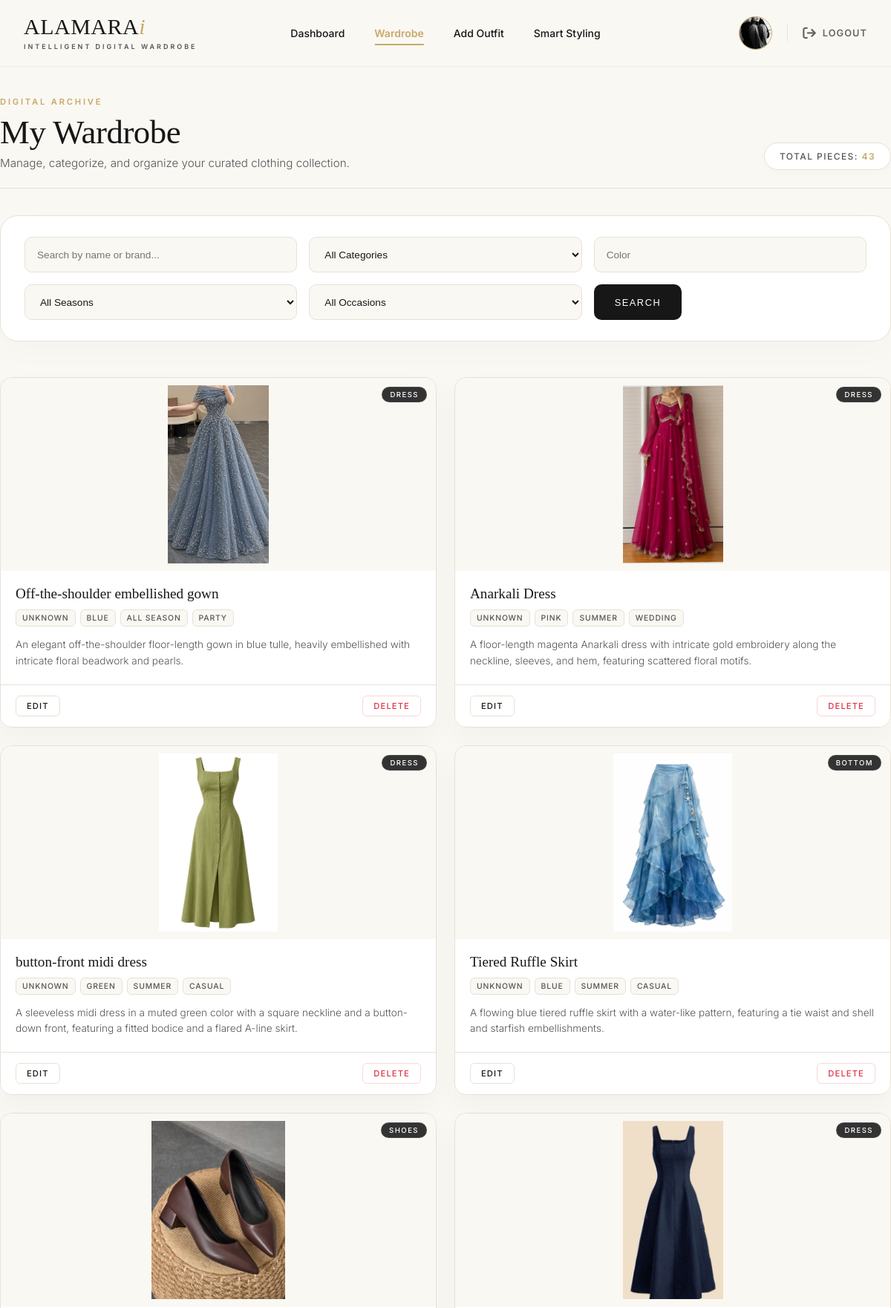
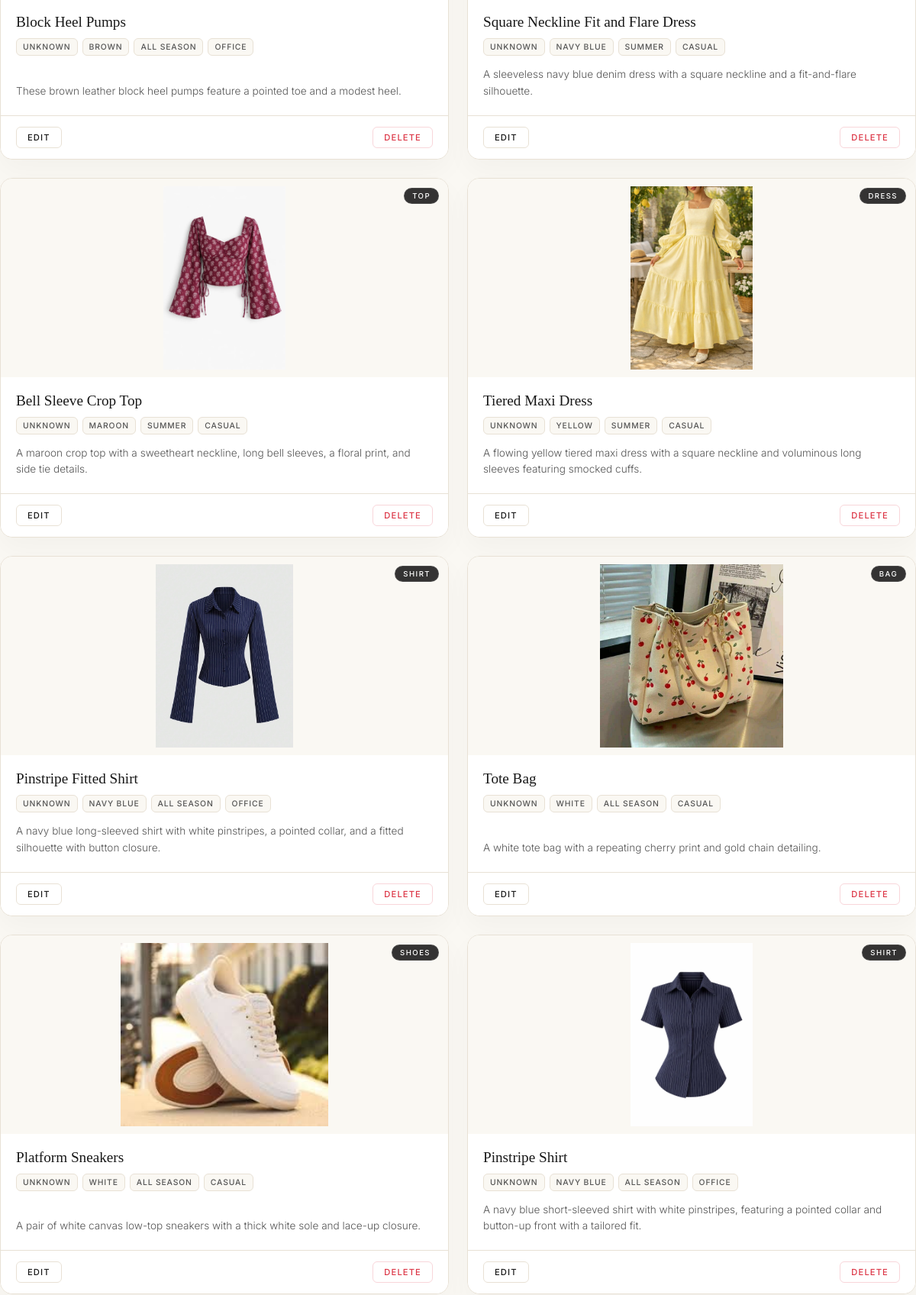
The app's page /wardrobe/ (signed in, upper part) with its own data (2 pictures, top to bottom).
### accounts/models.py (models this page shows, shortened)
class Profile(models.Model):
    user = models.OneToOneField(
        User,
        on_delete=models.CASCADE,
        related_name="profile"
    )
    avatar = models.ImageField(
        upload_to="profile_pictures/",
        blank=True,
        null=True
    )
    created_at = models.DateTimeField(auto_now_add=True)
    updated_at = models.DateTimeField(auto_now=True)

### wardrobe/models.py (models this page shows, shortened)
class ClothingItem(models.Model):
    CATEGORY_CHOICES = [
        ("Top", "Top"),
        ("Bottom", "Bottom"),
        ("Dress", "Dress"),
        ("Shirt", "Shirt"),
        ("T-shirt", "T-shirt"),
        ("Hoodie", "Hoodie"),
        ("Jacket", "Jacket"),
        ("Shoes", "Shoes"),
        ("Bag", "Bag"),
        ("Accessory", "Accessory"),
    ]
    SEASON_CHOICES = [
        ("Summer", "Summer"),
        ("Winter", "Winter"),
        ("Rainy", "Rainy"),
        ("All Season", "All Season"),
    ]
    OCCASION_CHOICES = [
        ("Casual", "Casual"),
        ("College", "College"),
        ("Office", "Office"),
        ("Party", "Party"),
        ("Wedding", "Wedding"),
    ]
    STYLE_CHOICES = [
        ("Casual", "Casual"),
        ("Formal", "Formal"),
        ("Business Casual", "Business Casual"),
        ("Party", "Party"),
        ("Streetwear", "Streetwear"),
        ("Sporty", "Sporty"),
        ("Traditional", "Traditional"),
        ("Ethnic", "Ethnic"),
        ("Minimalist", "Minimalist"),
        ("Vintage", "Vintage"),
        ("Elegant", "Elegant"),
        ("Bohemian", "Bohemian"),
    ]
    user = models.ForeignKey(
        User,
        on_delete=models.CASCADE,
        related_name="clothes"
    )
    name = models.CharField(
        max_length=100
    )
    category = models.CharField(
        max_length=20,
        choices=CATEGORY_CHOICES
    )
    brand = models.CharField(
        max_length=100,
        default="Unknown",
        blank=True
    )
    color = models.CharField(
        max_length=50
    )
    description = models.TextField(
        blank=True,
        default=""
    )
    image = models.ImageField(
        upload_to="wardrobe/"
    )
    season = models.CharField(
        max_length=20,
        choices=SEASON_CHOICES,
        default="All Season"
    )
    occasion = models.CharField(
        max_length=20,
        choices=OCCASION_CHOICES,
        default="Casual"
    )
    style = models.CharField(
        max_length=30,
        choices=STYLE_CHOICES,
        default="Casual"
    )
    created_at = models.DateTimeField(
        auto_now_add=True
    )
    updated_at = models.DateTimeField(
        auto_now=True
    )
    class Meta:
        ordering = ["-created_at"]

### wardrobe/views.py (the view, shortened to what this page needs)
# urls.py: path('wardrobe/', include('wardrobe.urls')),
@login_required
def wardrobe(request):
    items = ClothingItem.objects.filter(
        user=request.user
    )
    search = request.GET.get("search")
    category = request.GET.get("category")
    color = request.GET.get("color")
    season = request.GET.get("season")
    occasion = request.GET.get("occasion")
    if search:
        items = items.filter(
            name__icontains=search
        )
    if color and color != "All":
        items = items.filter(
            color__iexact=color
        )
    if season and season != "All":
        items = items.filter(
            season=season
        )
    if occasion and occasion != "All":
        items = items.filter(
            occasion=occasion
        )
    return render(
        request,
        "wardrobe.html",
        {
            "items": items,
            "selected_category": category,
        }
    )

### templates/wardrobe.html (shortened to what this page needs)
{% extends 'base.html' %}
{% load static %}
{% block content %}
<div class="container wardrobe-page">
    <div class="wardrobe-header">
        <div class="wardrobe-header-content">
            <span>Digital Archive</span>
            <h2>My Wardrobe</h2>
            <p>Manage, categorize, and organize your curated clothing collection.</p>
        </div>
        {% if items %}
        <div class="wardrobe-count-badge">
            Total Pieces: <span>{{ items|length }}</span>
        </div>
        {% endif %}
    </div>
    <div class="filter-card">
        <form method="GET">
            <div class="filter-grid">
                <div>
                    <input type="text" name="search" class="form-control" placeholder="Search by name or brand..." value="{{ request.GET.search }}">
                </div>
                <div>
                    <select name="category" class="form-select">
                        <option value="All">All Categories</option>
                    </select>
                </div>
                <div>
                    <input type="text" name="color" class="form-control" placeholder="Color" value="{{ request.GET.color }}">
                </div>
                <div>
                    <select name="season" class="form-select">
                        <option value="All">All Seasons</option>
                    </select>
                </div>
                <div>
                    <select name="occasion" class="form-select">
                        <option value="All">All Occasions</option>
                    </select>
                </div>
                <div>
                    <button type="submit" class="search-btn w-100">
                        Search
                    </button>
                </div>
            </div>
        </form>
    </div>
    {% if items %}
    <div class="wardrobe-grid-layout">
        {% for item in items %}
        <div class="clothing-item-card">
            <div class="card-img-wrapper">
                {% if item.image %}
                <img src="{{ item.image.url }}" alt="{{ item.name }}">
                {% endif %}
                <span class="item-badge">{{ item.category }}</span>
            </div>
            <div class="clothing-body">
                <h4>{{ item.name }}</h4>
                <div class="meta-tags">
                    {% if item.brand %}<span class="meta-tag">{{ item.brand }}</span>{% endif %}
                    {% if item.color %}<span class="meta-tag">{{ item.color }}</span>{% endif %}
                    {% if item.season %}<span class="meta-tag">{{ item.season }}</span>{% endif %}
                    {% if item.occasion %}<span class="meta-tag">{{ item.occasion }}</span>{% endif %}
                </div>
                {% if item.description %}
                <p class="clothing-desc">{{ item.description }}</p>
                {% endif %}
            </div>
            <div class="clothing-footer">
                <a href="{% url 'edit_item' item.id %}" class="btn-edit">
                    Edit
                </a>
                <a href="{% url 'delete_item' item.id %}" class="btn-delete" onclick="return confirm('Delete this clothing item?');">
                    Delete
                </a>
            </div>
        </div>
        {% endfor %}
    </div>
    {% else %}
    <div class="empty-wardrobe">
        <h2>Your wardrobe is empty</h2>
        <p>Start organizing your style by exploring your curated collection.</p>
    </div>
    {% endif %}
</div>
{% endblock %}

### templates/base.html (shortened to what this page needs)
{% load static %}
<!DOCTYPE html>
<html lang="en">
<head>
    <link rel="stylesheet" href="https://cdnjs.cloudflare.com/ajax/libs/font-awesome/6.5.2/css/all.min.css">
    <link rel="stylesheet" href="{% static 'css/variables.css' %}">
    <link rel="stylesheet" href="{% static 'css/base.css' %}">
    <link rel="stylesheet" href="{% static 'css/components.css' %}">
</head>
<body>
    {% include "includes/navbar.html" %}
    <main>
        {% block content %}
        {% endblock %}
    </main>
</body>
</html>

### templates/includes/navbar.html (shortened to what this page needs)
{% load static %}
<nav class="navbar">
    <div class="container navbar-container">
        <a href="/" class="brand">
            <div class="brand-details">
                <span class="brand-name">ALAMARA<span>i</span></span>
                <span class="brand-tagline">Intelligent Digital Wardrobe</span>
            </div>
        </a>
        {% if user.is_authenticated %}
            <div class="nav-main-links">
                <a href="{% url 'home' %}" class="nav-link {% if request.resolver_match.url_name == 'home' %}active{% endif %}">
                    Dashboard
                </a>
                <a href="{% url 'wardrobe' %}" class="nav-link {% if request.resolver_match.url_name == 'wardrobe' %}active{% endif %}">
                    Wardrobe
                </a>
                <a href="{% url 'ai_upload' %}" class="nav-link {% if request.resolver_match.url_name == 'ai_upload' %}active{% endif %}">
                    Add Outfit
                </a>
                <a href="{% url 'stylist' %}" class="nav-link {% if request.resolver_match.url_name == 'stylist' %}active{% endif %}">
                    Smart Styling
                </a>
            </div>
            <div class="nav-user-actions">
                <a href="{% url 'profile' %}" class="nav-avatar-link" title="Profile Settings">
                    {% if user.profile.avatar %}
                        <img src="{{ user.profile.avatar.url }}" alt="Profile" class="nav-avatar-img">
                    {% else %}
                        <div class="nav-avatar-initial">
                            {{ user.username|make_list|first|upper }}
                        </div>
                    {% endif %}
                </a>
                <a href="{% url 'logout' %}" class="nav-logout-link" title="Sign Out">
                    <i class="fa-solid fa-arrow-right-from-bracket"></i>
                    <span>Logout</span>
                </a>
            </div>
        {% else %}
            <div class="nav-user-actions">
                <a href="{% url 'login' %}" class="nav-auth-signin">Sign In</a>
                <a href="{% url 'signup' %}" class="nav-auth-getstarted">Get Started</a>
            </div>
        {% endif %}
    </div>
</nav>

### static/css/variables.css (style rules this page uses)
:root { --gold:#B08D57; --gold-light:#D4B483; --bg-primary:#FFFFFF; --background:#FAF8F5; --surface:#FFFFFF; --text-primary:#1A1A1A; --text:#1A1A1A; --text-secondary:#6B6B6B; --border:#E8E1D8; --shadow-soft: 0 15px 40px rgba(0,0,0,0.08); --radius:24px; --transition:0.3s ease; --font-heading:'Cormorant Garamond',serif; --font-body:'Inter',sans-serif; }
* { margin:0; padding:0; box-sizing:border-box; }
body { font-family:var(--font-body); background:var(--background); color:var(--text-primary); }
h1, h2, h3 { font-family:var(--font-heading); }
a { text-decoration:none; }

### static/css/base.css (style rules this page uses)
:root { --gold: #C8A96A; --gold-dark: #A9894F; --background: #FAF8F3; --surface: #FFFFFF; --text-primary: #171717; --text-secondary: #555555; --border: #E8E1D5; --shadow-soft: 0 20px 60px rgba(0,0,0,.08); --radius: 24px; --font-heading: "Cormorant Garamond", serif; --font-body: "Inter", sans-serif; --transition: all 0.3s ease; }
* { margin: 0; padding: 0; box-sizing: border-box; }
html { scroll-behavior: smooth; }
body { background: var(--background); color: var(--text-primary); font-family: var(--font-body); padding-top: 90px; overflow-x: hidden; -webkit-font-smoothing: antialiased; }
h1, h2, h3, h4, h5, h6 { font-family: var(--font-heading); font-weight: 400; color: var(--text-primary); }
a { text-decoration: none; color: inherit; }
img { max-width: 100%; display: block; }
.container { width: 100%; max-width: 1280px; margin: 0 auto; padding: 0 48px; }
main { min-height: 85vh; }

### static/css/components.css (style rules this page uses)
.navbar { position: fixed; top: 0; left: 0; width: 100%; height: 90px; z-index: 1000; background: rgba(250, 248, 243, 0.98); backdrop-filter: blur(20px); -webkit-backdrop-filter: blur(20px); border-bottom: 1px solid rgba(200, 169, 106, 0.15); display: flex; align-items: center; transition: all 0.3s ease; }
.navbar-container { width: 100%; max-width: 1400px; height: 100%; margin: 0 auto; padding: 0 32px; display: flex; justify-content: space-between; align-items: center; }
.brand { flex: 1; display: flex; flex-direction: column; justify-content: center; text-decoration: none; cursor: pointer; }
.nav-main-links { flex: 2; display: flex; justify-content: center; align-items: center; gap: 40px; }
.nav-user-actions { flex: 1; display: flex; justify-content: flex-end; align-items: center; gap: 16px; }
.brand-name { font-family: var(--font-heading, 'Playfair Display', serif); font-size: 30px; font-weight: 400; line-height: 1; color: var(--text-primary, #171717); letter-spacing: 0.5px; }
.brand-name span { color: var(--gold, #C8A96A); font-style: italic; font-weight: 500; }
.brand-tagline { font-family: var(--font-body, 'Inter', sans-serif); font-size: 9px; letter-spacing: 3px; text-transform: uppercase; color: var(--text-secondary, #6B6B6B); margin-top: 6px; font-weight: 600; display: block; }
.nav-link { position: relative; font-family: var(--font-body, 'Inter', sans-serif); font-size: 14px; font-weight: 500; color: var(--text-primary, #171717); text-decoration: none; padding: 8px 0; transition: color 0.3s ease; }
.nav-link::after { content: ''; position: absolute; bottom: 0; left: 50%; width: 0; height: 2px; background-color: var(--gold, #C8A96A); transition: all 0.3s cubic-bezier(0.16, 1, 0.3, 1); transform: translateX(-50%); }
.nav-link:hover::after, .nav-link.active::after { width: 100%; }
.nav-link.active { color: var(--gold, #C8A96A); font-weight: 600; }

### templates/base.html (style rules this page uses)
.nav-avatar-link { text-decoration: none; display: flex; align-items: center; justify-content: center; }
.nav-avatar-img { width: 45px; height: 45px; border-radius: 50%; object-fit: cover; border: 1px solid var(--gold, #C8A96A); transition: transform 0.2s ease, box-shadow 0.2s ease; }

### templates/includes/navbar.html (style rules this page uses)
.nav-user-actions { display: flex; align-items: center; gap: 1.25rem; }
.nav-logout-link { display: inline-flex; align-items: center; gap: 8px; color: var(--text-muted, #666666); font-size: 0.8rem; font-weight: 600; text-transform: uppercase; letter-spacing: 0.08em; text-decoration: none; transition: all 0.3s ease; }
.nav-logout-link i { font-size: 1.1rem; }

### records on screen
ClothingItem: image (picture), category "DRESS", name "Off-the-shoulder embellished gown", brand "UNKNOWN", color "BLUE", season "ALL SEASON", occasion "PARTY", description "An elegant off-the-shoulder floor-length gown in blue tulle, heavily embellished with intricate floral beadwork and pearls."
ClothingItem: image (picture), category "DRESS", name "Anarkali Dress", brand "UNKNOWN", color "PINK", season "SUMMER", occasion "WEDDING", description "A floor-length magenta Anarkali dress with intricate gold embroidery along the neckline, sleeves, and hem, featuring scattered floral motifs."
ClothingItem: image (picture), category "DRESS", name "button-front midi dress", brand "UNKNOWN", color "GREEN", season "SUMMER", occasion "CASUAL", description "A sleeveless midi dress in a muted green color with a square neckline and a button-down front, featuring a fitted bodice and a flared A-line skirt."
ClothingItem: image (picture), category "BOTTOM", name "Tiered Ruffle Skirt", brand "UNKNOWN", color "BLUE", season "SUMMER", occasion "CASUAL", description "A flowing blue tiered ruffle skirt with a water-like pattern, featuring a tie waist and shell and starfish embellishments."
ClothingItem: image (picture), category "SHOES", name "Block Heel Pumps", brand "UNKNOWN", color "BROWN", season "ALL SEASON", occasion "OFFICE", description "These brown leather block heel pumps feature a pointed toe and a modest heel."
ClothingItem: image (picture), category "DRESS", name "Square Neckline Fit and Flare Dress", brand "UNKNOWN", color "NAVY BLUE", season "SUMMER", occasion "CASUAL", description "A sleeveless navy blue denim dress with a square neckline and a fit-and-flare silhouette."
ClothingItem: image (picture), category "TOP", name "Bell Sleeve Crop Top", brand "UNKNOWN", color "MAROON", season "SUMMER", occasion "CASUAL", description "A maroon crop top with a sweetheart neckline, long bell sleeves, a floral print, and side tie details."
ClothingItem: image (picture), category "DRESS", name "Tiered Maxi Dress", brand "UNKNOWN", color "YELLOW", season "SUMMER", occasion "CASUAL", description "A flowing yellow tiered maxi dress with a square neckline and voluminous long sleeves featuring smocked cuffs."
ClothingItem: image (picture), category "SHIRT", name "Pinstripe Fitted Shirt", brand "UNKNOWN", color "NAVY BLUE", season "ALL SEASON", occasion "OFFICE", description "A navy blue long-sleeved shirt with white pinstripes, a pointed collar, and a fitted silhouette with button closure."
ClothingItem: image (picture), category "BAG", name "Tote Bag", brand "UNKNOWN", color "WHITE", season "ALL SEASON", occasion "CASUAL", description "A white tote bag with a repeating cherry print and gold chain detailing."
ClothingItem: image (picture), category "SHOES", name "Platform Sneakers", brand "UNKNOWN", color "WHITE", season "ALL SEASON", occasion "CASUAL", description "A pair of white canvas low-top sneakers with a thick white sole and lace-up closure."
ClothingItem: image (picture), category "SHIRT", name "Pinstripe Shirt", brand "UNKNOWN", color "NAVY BLUE", season "ALL SEASON", occasion "OFFICE", description "A navy blue short-sleeved shirt with white pinstripes, featuring a pointed collar and button-up front with a tailored fit."

### other values on screen
{{ items|length }} "43"
